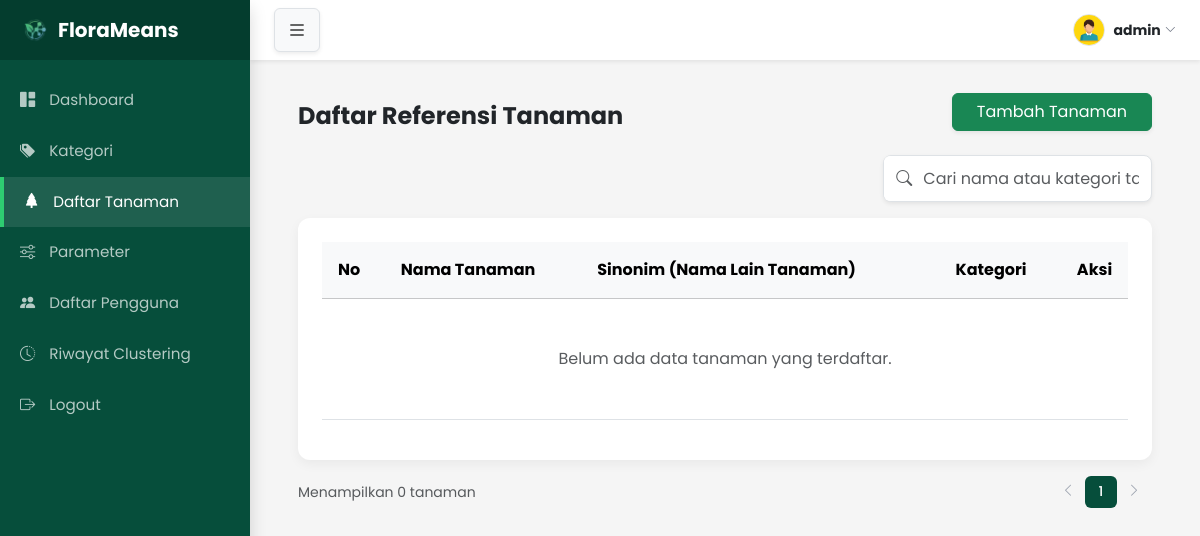
Page /daftar_tanaman.php (signed in) on the earlier database version.
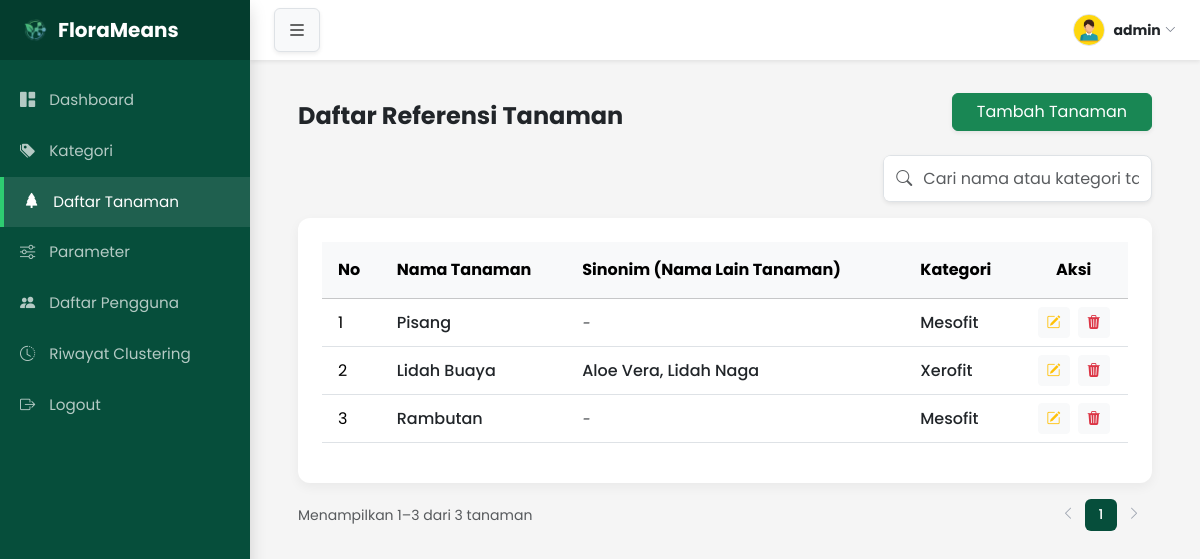
Same page on the later database version.
### tables this page shows
CREATE TABLE `tanaman` (
  `id_tanaman` int(11) NOT NULL,
  `nama_tanaman` varchar(50) NOT NULL,
  `sinonim` text NOT NULL,
  `id_kategori` int(11) NOT NULL
);

CREATE TABLE `kategori` (
  `id_kategori` int(11) NOT NULL,
  `nama_kategori` varchar(25) NOT NULL,
  `suhu_udara_min` double NOT NULL,
  `suhu_udara_max` double NOT NULL,
  `cahaya_min` double NOT NULL,
  `cahaya_max` double NOT NULL,
  `lembab_udara_min` double NOT NULL,
  `lembab_udara_max` double NOT NULL,
  `lembab_tanah_min` double NOT NULL,
  `lembab_tanah_max` double NOT NULL
);

### database.php (called while the page is built, shortened)
<?php
class Database {
    private $host = "localhost";
    private $user = "root";
    private $pass = "";
    private $db = "florameans_db";
    public function __construct(){
        $this->conn = mysqli_connect($this->host, $this->user, $this->pass, $this->db);
    }
}
?>

### daftar_tanaman_controller.php (called while the page is built, shortened)
<?php
require_once 'database.php';
class Tanaman extends Database {
    public function cari($keyword = null, $limit = 10, $offset = 0) {
        $query = "SELECT tanaman.*, kategori.nama_kategori
                FROM tanaman
                LEFT JOIN kategori ON tanaman.id_kategori = kategori.id_kategori";
        $query .= " ORDER BY tanaman.id_tanaman DESC LIMIT $limit OFFSET $offset";
        return mysqli_query($this->conn, $query);
    }
    public function hitungTotal($keyword = '') {
        if (!empty($keyword)) {
            $keyword = $this->escape($keyword);
            $query = "SELECT COUNT(*) as total FROM tanaman t
                    LEFT JOIN kategori k ON t.id_kategori = k.id_kategori
                    WHERE t.nama_tanaman LIKE '%$keyword%'
                        OR t.sinonim LIKE '%$keyword%'
                        OR k.nama_kategori LIKE '%$keyword%'";
        } else {
            $query = "SELECT COUNT(*) as total FROM tanaman";
        }
        $result = mysqli_query($this->conn, $query);
        $row    = mysqli_fetch_assoc($result);
        return (int)$row['total'];
    }
}
?>

### daftar_tanaman.php (the view, shortened to what the changed rows need)
<?php
    require_once 'daftar_tanaman_controller.php';
    require_once 'viewHelper.php';
    $tanamanObj = new Tanaman();
    $keyword    = isset($_GET['search']) && !empty($_GET['search']) ? $_GET['search'] : '';
    $totalData  = $tanamanObj->hitungTotal($keyword);
    $pagination = ViewHelper::getPaginationData($totalData, 10);
    $dataTanaman = $tanamanObj->cari($keyword, $pagination['perPage'], $pagination['offset']);
?>
<!DOCTYPE html>
<html lang="en">
<head>
    <link href="https://cdn.jsdelivr.net/npm/bootstrap@5.3.8/dist/css/bootstrap.min.css" rel="stylesheet">
    <link rel="stylesheet" href="https://cdn.jsdelivr.net/npm/bootstrap-icons@1.11.3/font/bootstrap-icons.min.css">
    <link rel="stylesheet" href="style.css">
</head>
<body>
    <div class="d-flex">
        <main id="main-content">
            <div class="container-fluid p-4 p-md-5">
                <div class="card p-4 border-0">
                    <div class="table-responsive">
                        <table class="table table-hover align-middle">
                            <thead class="table-light">
                                <tr>
                                    <th class="py-3 px-3">No</th>
                                    <th class="py-3">Nama Tanaman</th>
                                    <th class="py-3">Sinonim (Nama Lain Tanaman)</th>
                                    <th class="py-3">Kategori</th>
                                    <th class=" py-3 text-center">Aksi</th>
                                </tr>
                            </thead>
                            <tbody>
                                <?php
                                $no = $pagination['offset'] + 1;
                                if (mysqli_num_rows($dataTanaman) > 0 ){
                                    while ($row = mysqli_fetch_assoc($dataTanaman)){
                                ?>
                                <tr>
                                    <td class="px-3"><?= $no++;?></td>
                                    <td class="fw-medium text-dark"><?= $row['nama_tanaman'];?></td>
                                    <td class="fw-medium text-dark">
                                        <?= !empty($row['sinonim']) ? $row['sinonim'] : '<span class="text-muted small"><em>-</em></span>'; ?>
                                    </td>
                                    <td class="fw-medium text-dark"><?= $row['nama_kategori'];?></td>
                                    <td class="text-center">
                                        <button class="btn btn-sm btn-light text-warning me-1 btn-edit"
                                            data-id="<?= $row['id_tanaman'];?>"
                                            data-nama="<?= $row['nama_tanaman'];?>"
                                            data-sinonim="<?= $row['sinonim'];?>"
                                            data-edit-kategori="<?= $row['id_kategori'];?>"
                                            data-bs-toggle="modal"
                                            data-bs-target="#modalEdit">
                                            <i class="bi bi-pencil-square"></i>
                                        </button>
                                        <button class="btn btn-sm btn-light text-danger btn-delete" data-id="<?= $row['id_tanaman'];?>"><i class="bi bi-trash3-fill"></i></button>
                                    </td>
                                </tr>
                                <?php
                                    }
                                } else {
                                    $totalData = 0;
                                    echo '<tr><td colspan="5" class="text-center py-5 text-muted italic">Belum ada data tanaman yang terdaftar.</td></tr>';
                                }
                                ?>
                                </tbody>
                            </table>
                        </div>
                    </div>
                    <?php ViewHelper::renderTableFooter($totalData, "tanaman", $pagination); ?>
                </div>
            </div>
</body>
</html>

### viewHelper.php (shortened to what the changed rows need)
<?php
class ViewHelper {
    public static function getPaginationData($totalData, $perPage = 10) {
        $currentPage = isset($_GET['page']) && is_numeric($_GET['page']) ? (int)$_GET['page'] : 1;
        $totalPages  = $totalData > 0 ? ceil($totalData / $perPage) : 1;
        $currentPage = max(1, min($currentPage, $totalPages));
        $offset      = ($currentPage - 1) * $perPage;
        return [
            'currentPage' => $currentPage,
            'totalPages'  => $totalPages,
            'offset'      => $offset,
            'perPage'     => $perPage,
        ];
    }
    public static function renderTableFooter($totalData, $unitName = "data", $pagination = null) {
        if ($pagination && $totalData > 0) {
            $from = $pagination['offset'] + 1;
            $to   = min($pagination['offset'] + $pagination['perPage'], $totalData);
            $info = 'Menampilkan ' . $from . '–' . $to . ' dari ' . $totalData . ' ' . $unitName;
        } else {
            $info = 'Menampilkan ' . $totalData . ' ' . $unitName;
        }
        echo '
        <div class="d-flex justify-content-between align-items-center mt-3 responsive-footer-wrapper">
            <p class="text-muted small mb-0">' . $info . '</p>
            <nav aria-label="Page navigation">
                <ul class="pagination pagination-sm mb-0">';
        echo '      </ul>
            </nav>
        </div>';
    }
}
?>

Differences in the rows shown:
added tanaman: nama_tanaman "Pisang", id_kategori.nama_kategori "Mesofit"
added tanaman: nama_tanaman "Lidah Buaya", sinonim "Aloe Vera, Lidah Naga", id_kategori.nama_kategori "Xerofit"
added tanaman: nama_tanaman "Rambutan", id_kategori.nama_kategori "Mesofit"
Other differences:
$info: "Menampilkan 0 tanaman" → "Menampilkan 1–3 dari 3 tanaman"
text no longer shown: "Belum ada data tanaman yang terdaftar."
